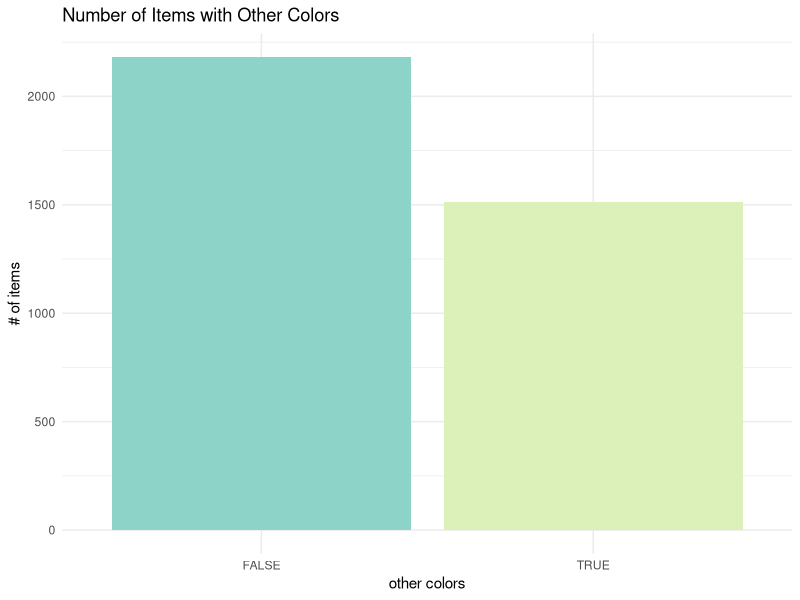

The R script that drew this image:
## ---- chunk 1
library(tidyverse)
library(readr)
ikea <- read_delim("ikea.csv", ";", 
                   escape_double = FALSE, 
                   trim_ws = TRUE,
                   col_types = cols(
                     name = col_factor(),
                     category = col_factor(),
                     designer = col_factor()
                   )
                  )

# tidy data

## tidy designer
tidy_ikea <- ikea

tidy_ikea$designer[grepl("\\d",tidy_ikea$designer)]<- NA


tidy_ikea <- tidy_ikea %>%
  separate(designer, c("d1", "d2", "d3", "d4", "d5", "d6", "d7"), sep = "/")

tidy_ikea[ , 11:17][tidy_ikea[ , 11:17] == "IKEA of Sweden" ] <- NA
tidy_ikea[ , 11:17] <- t(apply(tidy_ikea[ , 11:17], 1, function(x) c(sort(x[x!='']), x[x==''])))

tidy_ikea <- tidy_ikea %>%
  unite(col = "designer", d1, d2, d3, d4, d5, d6, d7, sep = ", ", na.rm = TRUE)

tidy_ikea$designer[tidy_ikea$designer == ""] <- NA

## convert other colors to boolean
tidy_ikea <- tidy_ikea %>%
  mutate(other_colors = other_colors == "Yes")

## convert old price to integer and times 10
tidy_ikea <- tidy_ikea %>%
  mutate(old_price = str_replace(old_price, "SR ", "")) %>%
  mutate(old_price = str_replace_all(old_price, ",", "")) %>%
  mutate(old_price = strtoi(old_price)) %>%
  mutate(old_price = old_price * 10)
  
# transform data columns

# add size in m^3
tidy_ikea <- tidy_ikea %>%
  mutate(size_m3 = round(depth/100 * width/100 * height/100, 2))

# transform price and old price in eur
tidy_ikea <- tidy_ikea %>%
  mutate(price_eur = round(price * 0.23 / 10, 2), old_price_eur = round(old_price * 0.23 / 10, 2))

## select relevant data
tidy_ikea <- tidy_ikea %>%
  select(name, category, price_eur, old_price_eur, sellable_online, other_colors, designer, size_m3)

## ---- chunk 2
# setup color theme
library('RColorBrewer')
num_cols <- 17
mycolors <- colorRampPalette(brewer.pal(12, "Set3"))(num_cols) # add a custom color palette
## ---- chunk 3
ggplot(data = tidy_ikea) +
  geom_bar(mapping = aes(x = other_colors, fill = other_colors), show.legend = FALSE) +
  scale_fill_manual(values = mycolors) +
  theme_minimal() +
  labs(x = "other colors", y = "# of items", title = "Number of Items with Other Colors") 
